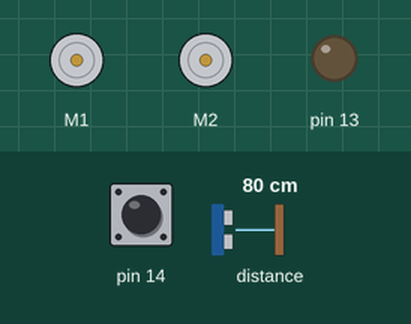
Recording of a sketch running on a simulated Arduino Leonardo, built with avr-gcc and run on an emulated ATmega32U4. On the bench: 2 × DC motor (green arrow = forward, orange = backward, longer = faster), output pins drawn as LEDs (lit = HIGH). The test bench sets the inputs (shaded band); at power-on: pin 14 HIGH, distance to the obstacle 80 cm.

Above: at 1.2 s.
1.3 s: pin 14 pulled LOW for 1 s
At 2.9 s:
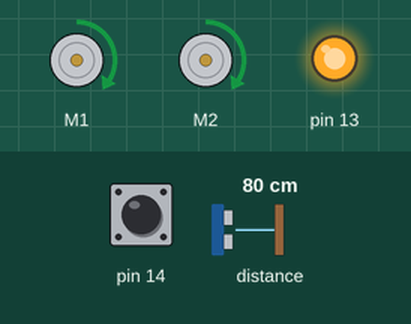
3.8 s: distance to the obstacle set to 40 cm
5.3 s: distance to the obstacle set to 34 cm
At 5.7 s:
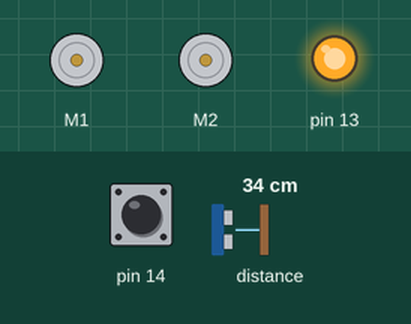
6.8 s: distance to the obstacle set to 60 cm
At 8.0 s:
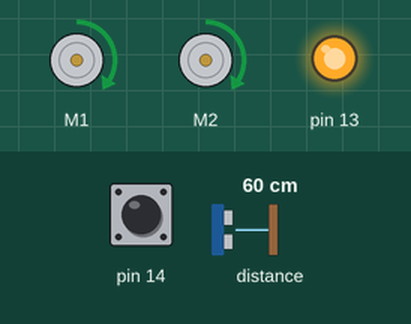
8.3 s: distance to the obstacle set to 2 cm
At 9.3 s:
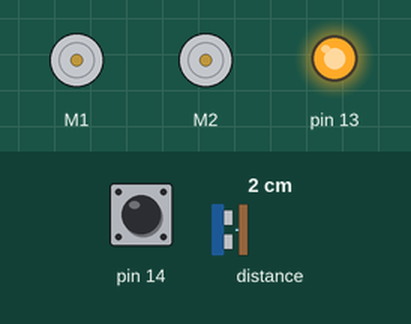
Timing chart, 0 to 10.8 s (numbered marks = the images above; inputs shaded):
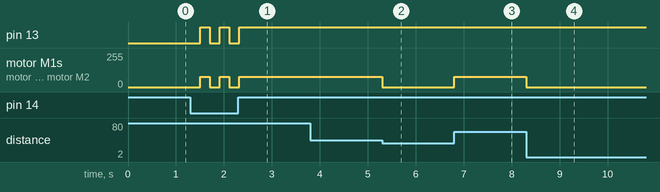

Measured:
- the behaviour switches between 38 and 37 cm on distance to the obstacle (found by bisection; images 1 and 2)
- after the input at 1.3 s, pin 13: alternates HIGH for 0.20 s and LOW for 0.20 s, 5 changes in all, then stays HIGH, starting after 0.20 s; motor M1, motor M2: alternates forward 76/255 for 0.20 s and stopped for 0.20 s, 5 changes in all, then stays forward 76/255, starting after 0.20 s
- after the input at 3.8 s, every drawn part: stays the same
- after the input at 5.3 s, motor M1, motor M2: forward 76/255 → stopped at once
- after the input at 6.8 s, motor M1, motor M2: stopped → forward 76/255 at once
- after the input at 8.3 s, motor M1, motor M2: forward 76/255 → stopped at once

The sketch:

ProximitySensor.ino
```cpp
#include <Wire.h>
#include <Zumo32U4.h>
#include "functies.h"

AfstandsSensoren sensoren;

void setup(){
  sensoren.init();  //roept de void "init" aan uit de cpp file
}

void loop(){
  sensoren.aanKnop();  //roept de void "aanKnop" aan uit de cpp file
}
```

functies.cpp
```cpp
#include "functies.h"

AfstandsSensoren::AfstandsSensoren():motoren_aan(false), objectVoorSensor(2), draaiSnelheid(180), vooruit(120)
{ //maakt een constructor aan die de bovenstaande waardes construeerd

}

AfstandsSensoren::~AfstandsSensoren(){
  motors.setSpeeds(0,0);  //deconstructor die ervoor zorgd dat de motoren stoppen als deze aangeroepen wordt
}

void AfstandsSensoren::init(){
  proxSensors.initFrontSensor();  //roept de code voor de sensoren uit de library aan
}

void AfstandsSensoren::draaiRechts(){
  motors.setSpeeds(draaiSnelheid, -draaiSnelheid);  //zet de draaisnelheid van de rechter motor naar voren en die van de linker motor naar achter waardoor de zumo naar rechts draait
}

void AfstandsSensoren::draaiLinks(){
  motors.setSpeeds(-draaiSnelheid, draaiSnelheid);  //zet de draaisnelheid van de rechter motor naar achter en die van de linker motor naar voren waardoor de zumo naar links draait
}

void AfstandsSensoren::stop(){
  motors.setSpeeds(0,0);  //zet de snelheid van beide motoren naar 0 waardoor ze stoppen
}

void AfstandsSensoren::start(){
  motors.setSpeeds(vooruit, vooruit);  //zet de snelheid van beide motoren naar "vooruit", deze waarde is aan te passen in de .h file
}

void AfstandsSensoren::aanKnop(){
  proxSensors.read();
  uint8_t linksProxSensor = proxSensors.countsFrontWithLeftLeds();
  uint8_t rechtsProxSensor = proxSensors.countsFrontWithRightLeds();

 if (buttonA.isPressed()){
    motoren_aan = !motoren_aan;
    /*als de A knop word ingedrukt veranderd de waarde van de bool "motoren_aan" deze word later gebruikt voor de if conditie om de motoren te laten draaien,
    de knop word dus gebruikt om de motoren aan en uit te zetten, de delay zorgt ervoor dat de bool niet terug veranderd als de knop wat langer ingedrukt wordt*/
    delay (200);
  }

 if (motoren_aan){
    ledYellow(1);  //zet het gele lampje aan als de bool "motoren_aan" true is waardoor te zien is dat de zumo aan het volgen is

    if (linksProxSensor > objectVoorSensor && rechtsProxSensor > objectVoorSensor){
      stop();  //roept de void "stop" op als de waarde van beide sensoren groter is dan de vooraf ingestelde waarde van "objectVoorSensor", hierdoor stopt de zumo als die te dicht bij een object komt
    }
    else if (linksProxSensor < rechtsProxSensor){
      draaiRechts();  //roept de void "draaiRechts" aan die de Zumo naar rechts laat draaien als de waarde van de rechter sensor groter is dan de waarde van de linker sensor
    }
    else if (linksProxSensor > objectVoorSensor && rechtsProxSensor > objectVoorSensor){
      stop();
    }
    else if (linksProxSensor > rechtsProxSensor){
      draaiLinks();  //roept de void "draaiLinks" aan die de Zumo naar links laat draaien als de waarde van de linker sensor groter is dan de waarde van de rechter sensor
    }
    else {
    start();  //als geen van de bovenstaande if statements waar zijn word de void "start" aangeroepen en rijd de Zumo recht vooruit
    }
  }

 else{
    ledYellow(0);  //als de bool "motoren_aan" niet true is staat de gele led uit en word de void "stop" aangetoepen waardoor de motoren stoppen
    stop();
  }
}
```

functies.h
```cpp
#ifndef FUNCTIES_H
#define FUNCTIES_H

#include <Zumo32U4.h>

class AfstandsSensoren {

private:
Zumo32U4ProximitySensors proxSensors;
Zumo32U4ButtonA buttonA;
Zumo32U4Motors motors;

bool motoren_aan = false;  //bool voor het aan en uit zetten van de motoren met de knop
const uint8_t objectVoorSensor = 2;  //waarde waarmee de Zumo kan zien dat er iets voor de zenzor zit
const uint16_t draaiSnelheid = 180;  //snelheid voor het draaien van de Zumo, max is 400
const uint16_t vooruit = 120;  //snelheid van het vooruitrijden van de Zumo, max is 400


public:
~AfstandsSensoren();  //constructor en deconstructor
AfstandsSensoren();

// voids die in de cpp staan uitgeschreven
void init();
void aanKnop();

void draaiRechts();
void draaiLinks();
void stop();
void start();

};

#endif // FUNCTIES_H
```
